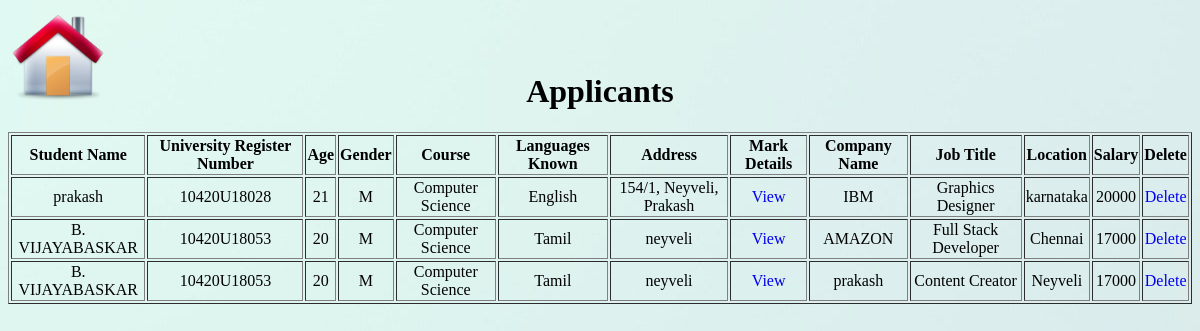
The page /viewallapplicants.php (signed in) on the database its author committed.
### tables this page shows
CREATE TABLE `applicants` (
  `id` int(11) NOT NULL,
  `sid` int(11) NOT NULL,
  `sname` varchar(150) NOT NULL,
  `univregno` varchar(50) NOT NULL,
  `sage` int(11) NOT NULL,
  `sgender` varchar(5) NOT NULL,
  `scourse` varchar(150) NOT NULL,
  `slk` varchar(150) NOT NULL,
  `saddress` varchar(250) NOT NULL,
  `cname` varchar(150) NOT NULL,
  `cid` int(11) NOT NULL,
  `jid` int(11) NOT NULL,
  `jobtitle` varchar(150) NOT NULL,
  `location` varchar(150) NOT NULL,
  `salary` int(11) NOT NULL
);

### viewallapplicants.php (the view, shortened to what this page needs)
<?php
    $conn=mysqli_connect("localhost","root","","placement");
            ?>
<!DOCTYPE html>
<html lang="en">
<head>
</head>
<body>
<div class="button">
        <a href="ahome.php"><img class="home" src="home1.png"></a>
    </div>
    <center><h1>Applicants</h1></center>
    <?php
        $result=mysqli_query($conn,"select * from applicants");
        echo "<table border=1 width=100%>";
        echo "<tr><th>Student Name<th>University Register Number
        <th>Age<th>Gender<th>Course<th>Languages Known<th>Address<th>Mark Details
        <th>Company Name<th>Job Title<th>Location<th>Salary<th>Delete";
        while($row=mysqli_fetch_assoc($result)) {
            $sname=$row['sname'];
            $univregno=$row['univregno'];
            $sage=$row['sage'];
            $sgender=$row['sgender'];
            $scourse=$row['scourse'];
            $slk=$row['slk'];
            $saddress=$row['saddress'];
            $cname=$row['cname'];
            $cid=$row['cid'];
            $jobtitle=$row['jobtitle'];
            $location=$row['location'];
            $salary=$row['salary'];
            echo "<tr><td>$sname<td>$univregno<td>$sage<td>$sgender<td>$scourse<td>$slk<td>$saddress
            <td><a href='applicantmarks.php?univregno=$univregno'>View</a>
            <td>$cname<td>$jobtitle<td>$location<td>$salary<td><a href='viewallapplicants.php?cid=$cid'>Delete</a>";
        }
        echo "</table>";
    ?>
</body>
</html>

### viewallapplicants.php (style rules this page uses)
td { text-align: center; }
.home { height: 100px; }
table { transform: translateY(-60px); }
h1 { transform: translateY(-60px); }
table td a { text-decoration: none; }
body { background-image: url('backgroundimg1.jpg'); }

### rows shown on the page
applicants: sname "prakash", univregno "10420U18028", sage "21", sgender "M", scourse "Computer Science", slk "English", saddress "154/1, Neyveli, Prakash", cname "IBM", jobtitle "Graphics Designer", location "karnataka", salary "20000"
applicants: sname "B. VIJAYABASKAR", univregno "10420U18053", sage "20", sgender "M", scourse "Computer Science", slk "Tamil", saddress "neyveli", cname "AMAZON", jobtitle "Full Stack Developer", location "Chennai", salary "17000"
applicants: sname "B. VIJAYABASKAR", univregno "10420U18053", sage "20", sgender "M", scourse "Computer Science", slk "Tamil", saddress "neyveli", cname "prakash", jobtitle "Content Creator", location "Neyveli", salary "17000"
